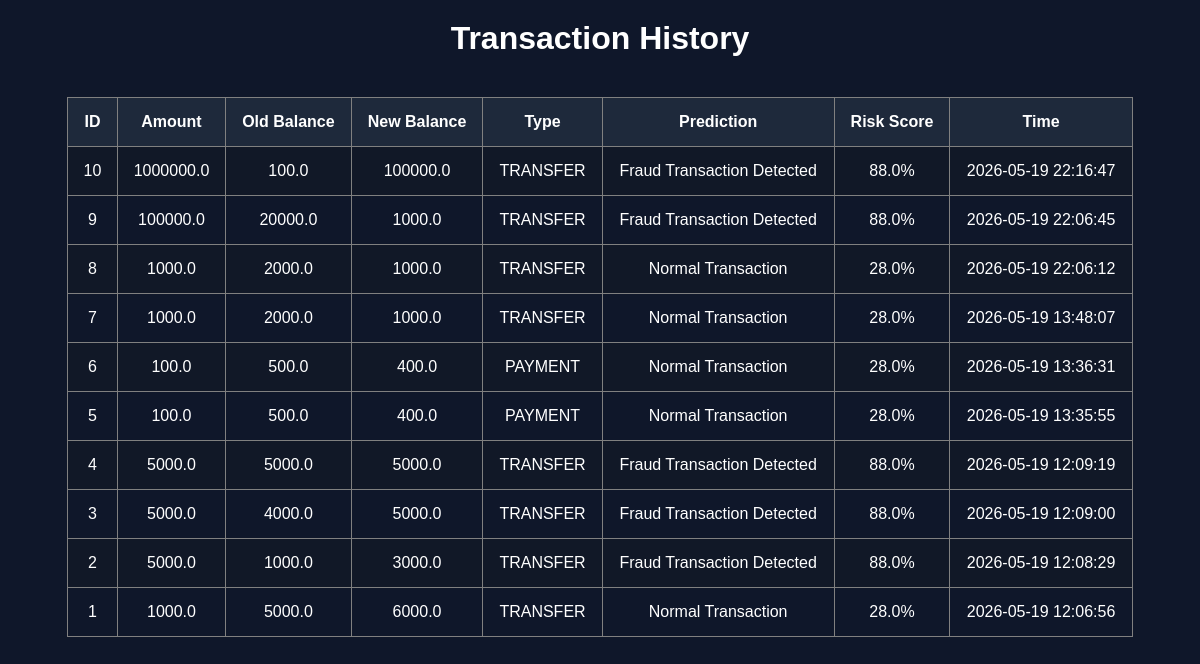
The app's page /history with its own data.
### tables this page shows
CREATE TABLE transactions (
        id INTEGER PRIMARY KEY AUTOINCREMENT,
        amount REAL,
        oldbalance REAL,
        newbalance REAL,
        transaction_type TEXT,
        prediction TEXT,
        risk_score REAL,
        time TEXT
    );

### app.py (the view)
@app.route("/history")
def history():
    conn = sqlite3.connect("transactions.db")
    cursor = conn.cursor()
    cursor.execute("SELECT * FROM transactions ORDER BY id DESC")
    data = cursor.fetchall()
    conn.close()
    return render_template("history.html", transactions=data)

### templates/history.html (shortened to what this page needs)
<!DOCTYPE html>
<html>
<head>
</head>
<body>
<h1>Transaction History</h1>
<table>
<tr>
    <th>ID</th>
    <th>Amount</th>
    <th>Old Balance</th>
    <th>New Balance</th>
    <th>Type</th>
    <th>Prediction</th>
    <th>Risk Score</th>
    <th>Time</th>
</tr>
{% for row in transactions %}
<tr>
<td>{{ row[0] }}</td>
<td>{{ row[1] }}</td>
<td>{{ row[2] }}</td>
<td>{{ row[3] }}</td>
<td>{{ row[4] }}</td>
<td>{{ row[5] }}</td>
<td>{{ row[6] }}%</td>
<td>{{ row[7] }}</td>
</tr>
{% endfor %}
</table>
</body>
</html>

### templates/history.html (style rules this page uses)
body { background:#0f172a; color:white; font-family:Arial; }
table { width:90%; margin:auto; border-collapse:collapse; margin-top:40px; }
th,td { border:1px solid gray; padding:15px; text-align:center; }
th { background:#1e293b; }
tr:nth-child(even) { background:#111827; }
h1 { text-align:center; margin-top:20px; }

### records on screen
transactions: id "10", amount "1000000.0", oldbalance "100.0", newbalance "100000.0", transaction_type "TRANSFER", prediction "Fraud Transaction Detected", risk_score "88.0", time "2026-05-19 22:16:47"
transactions: id "9", amount "100000.0", oldbalance "20000.0", newbalance "1000.0", transaction_type "TRANSFER", prediction "Fraud Transaction Detected", risk_score "88.0", time "2026-05-19 22:06:45"
transactions: id "8", amount "1000.0", oldbalance "2000.0", newbalance "1000.0", transaction_type "TRANSFER", prediction "Normal Transaction", risk_score "28.0", time "2026-05-19 22:06:12"
transactions: id "7", amount "1000.0", oldbalance "2000.0", newbalance "1000.0", transaction_type "TRANSFER", prediction "Normal Transaction", risk_score "28.0", time "2026-05-19 13:48:07"
transactions: id "6", amount "100.0", oldbalance "500.0", newbalance "400.0", transaction_type "PAYMENT", prediction "Normal Transaction", risk_score "28.0", time "2026-05-19 13:36:31"
transactions: id "5", amount "100.0", oldbalance "500.0", newbalance "400.0", transaction_type "PAYMENT", prediction "Normal Transaction", risk_score "28.0", time "2026-05-19 13:35:55"
transactions: id "4", amount "5000.0", oldbalance "5000.0", newbalance "5000.0", transaction_type "TRANSFER", prediction "Fraud Transaction Detected", risk_score "88.0", time "2026-05-19 12:09:19"
transactions: id "3", amount "5000.0", oldbalance "4000.0", newbalance "5000.0", transaction_type "TRANSFER", prediction "Fraud Transaction Detected", risk_score "88.0", time "2026-05-19 12:09:00"
transactions: id "2", amount "5000.0", oldbalance "1000.0", newbalance "3000.0", transaction_type "TRANSFER", prediction "Fraud Transaction Detected", risk_score "88.0", time "2026-05-19 12:08:29"
transactions: id "1", amount "1000.0", oldbalance "5000.0", newbalance "6000.0", transaction_type "TRANSFER", prediction "Normal Transaction", risk_score "28.0", time "2026-05-19 12:06:56"
